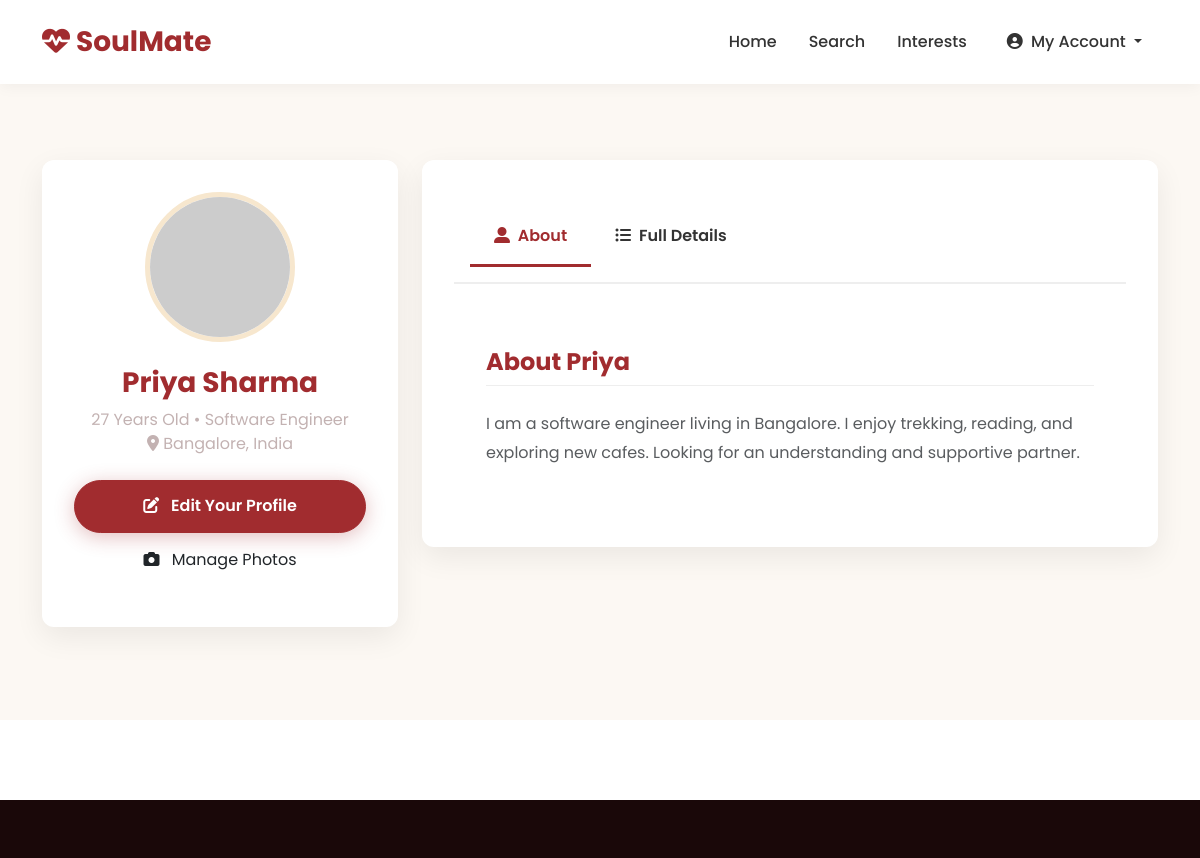
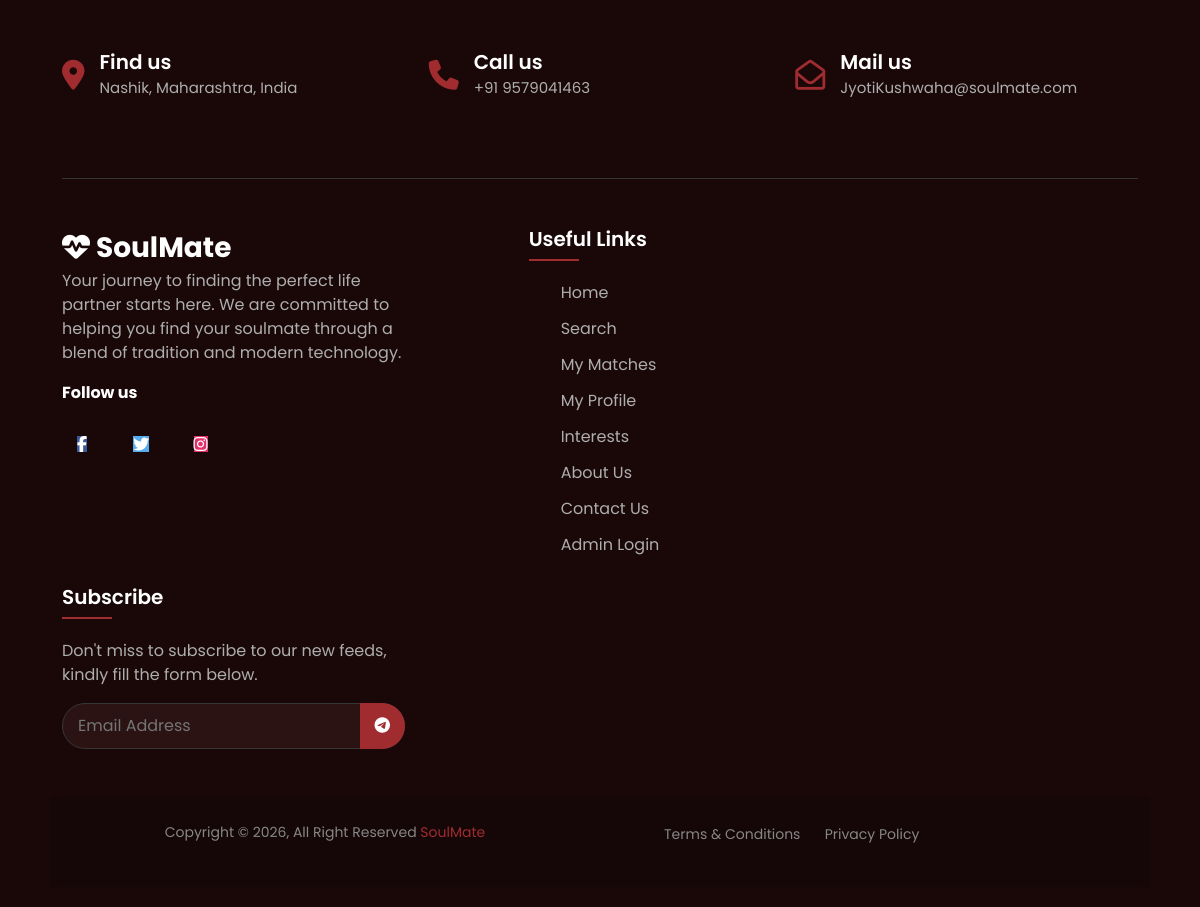
Page /profile.php?id=1 (signed in) on the committed database (2 pictures, top to bottom).
### tables this page shows
CREATE TABLE `users` (
  `id` int(11) NOT NULL AUTO_INCREMENT,
  `email` varchar(255) NOT NULL,
  `password` varchar(255) NOT NULL,
  `first_name` varchar(100) NOT NULL,
  `last_name` varchar(100) NOT NULL,
  `gender` enum('Male','Female','Other') NOT NULL,
  `dob` date NOT NULL,
  `phone_number` varchar(20) DEFAULT NULL,
  `religion` varchar(50) DEFAULT NULL,
  `caste` varchar(50) DEFAULT NULL,
  `education` varchar(100) DEFAULT NULL,
  `occupation` varchar(100) DEFAULT NULL,
  `annual_income` varchar(50) DEFAULT NULL,
  `marital_status` enum('Never Married','Divorced','Widowed','Awaiting Divorce') NOT NULL,
  `height_cm` int(11) DEFAULT NULL,
  `about_me` text DEFAULT NULL,
  `city` varchar(100) DEFAULT NULL,
  `state` varchar(100) DEFAULT NULL,
  `country` varchar(100) DEFAULT NULL,
  `profile_image` varchar(255) DEFAULT 'default.png',
  `registration_date` timestamp NOT NULL DEFAULT current_timestamp(),
  `profile_status` enum('Active','Inactive','Pending') NOT NULL DEFAULT 'Active',
  PRIMARY KEY (`id`),
  UNIQUE KEY `email` (`email`)
);

### includes/functions.php (called while the page is built, shortened)
<?php
function calculateAge($dob) {
    $birthDate = new DateTime($dob);
    $today = new DateTime('today');
    return $birthDate->diff($today)->y;
}
?>

### profile.php (the view, shortened to what this page needs)
<?php
require_once 'includes/header.php';
$profile_id = intval($_GET['id']);
$user_id = $_SESSION['user_id'];
$is_own_profile = ($profile_id == $user_id);
$stmt = $conn->prepare("SELECT * FROM users WHERE id = ? AND profile_status = 'Active'");
$stmt->bind_param("i", $profile_id);
$stmt->execute();
$result = $stmt->get_result();
$profile = $result->fetch_assoc();
$interest_status = null;
$age = calculateAge($profile['dob']);
$current_image = $profile['profile_image'];
if (filter_var($current_image, FILTER_VALIDATE_URL)) {
    $image_path = $current_image;
} else {
    if (file_exists('uploads/profiles/' . $current_image)) {
        $image_path = 'uploads/profiles/' . $current_image;
    } else {
        $image_path = 'uploads/profiles/default.png';
    }
}
?>
<div class="profile-page-container page-section">
    <div class="container">
        <div class="row">
            <div class="col-lg-4" data-aos="fade-right">
                <div class="profile-summary-card">
                    <img src="<?php echo htmlspecialchars($image_path); ?>"
                         onerror="this.onerror=null; this.src='https://placehold.co/400x400/F7E7CE/A12C2F?text=Photo';";
                         alt="Profile of <?php echo htmlspecialchars($profile['first_name']); ?>"
                         class="profile-image-large">
                    <h3 class="profile-name-large"><?php echo htmlspecialchars($profile['first_name'] . ' ' . $profile['last_name']); ?></h3>
                    <p class="profile-meta-large">
                        <?php echo $age; ?> Years Old • <?php echo htmlspecialchars($profile['occupation'] ?? 'N/A'); ?><br>
                        <i class="fas fa-map-marker-alt"></i> <?php echo htmlspecialchars($profile['city'] . ', ' . $profile['country']); ?>
                    </p>
                    <div class="d-grid gap-2">
                        <?php if ($is_own_profile): ?>
                            <a href="edit_profile.php" class="btn btn-primary-custom"><i class="fas fa-edit me-2"></i> Edit Your Profile</a>
                            <a href="manage_photos.php" class="btn btn-outline-primary-custom"><i class="fas fa-camera me-2"></i> Manage Photos</a>
                        <?php elseif ($interest_status == 'Sent'): ?>
                            <button id="sendInterestBtn" class="btn btn-outline-primary-custom" disabled>
                                <i class="fas fa-clock me-2"></i> Interest Sent
                            </button>
                        <?php elseif ($interest_status == 'Accepted'): ?>
                             <button class="btn btn-success-custom" disabled><i class="fas fa-check-circle me-2"></i> Matched!</button>
                        <?php else: ?>
                            <button id="sendInterestBtn" class="btn btn-primary-custom" onclick="sendInterest(<?php echo $profile_id; ?>)">
                                <i class="fas fa-heart me-2"></i> Send Interest
                            </button>
                        <?php endif; ?>
                    </div>
                </div>
            </div>
            <div class="col-lg-8" data-aos="fade-left" data-aos-delay="100">
                <div class="profile-details-main">
                    <ul class="nav nav-tabs profile-nav-tabs" id="profileTab" role="tablist">
                        <li class="nav-item" role="presentation">
                            <button class="nav-link active" id="about-tab" data-bs-toggle="tab" data-bs-target="#about" type="button" role="tab" aria-controls="about" aria-selected="true">
                                <i class="fas fa-user-alt me-1"></i> About
                            </button>
                        </li>
                        <li class="nav-item" role="presentation">
                            <button class="nav-link" id="details-tab" data-bs-toggle="tab" data-bs-target="#details" type="button" role="tab" aria-controls="details" aria-selected="false">
                                <i class="fas fa-list-ul me-1"></i> Full Details
                            </button>
                        </li>
                    </ul>
                    <div class="tab-content" id="profileTabContent">
                        <div class="tab-pane fade show active" id="about" role="tabpanel" aria-labelledby="about-tab">
                            <div class="profile-section">
                                <h4>About <?php echo htmlspecialchars($profile['first_name']); ?></h4>
                                <p class="text-muted" style="line-height: 1.8;">
                                    <?php echo nl2br(htmlspecialchars($profile['about_me'] ?? 'No information provided.')); ?>
                                </p>
                            </div>
                        </div>
                    </div>
                </div>
            </div>
        </div>
    </div>
</div>
<?php
require_once 'includes/footer.php';
?>

### assests/css/style.css (style rules this page uses)
:root { --primary-color: #A12C2F; --secondary-color: #F7E7CE; --accent-color: #D4AF37; --text-color: #333333; --light-text-color: #c3b2b2; --white-color: #FFFFFF; --light-bg: #FCF8F3; --font-family: 'Poppins', sans-serif; --border-radius: 12px; --shadow: 0 10px 30px rgba(0, 0, 0, 0.07); }
body { font-family: var(--font-family); background-color: var(--white-color); color: var(--text-color); }
h1, h2, h3, h4, h5, h6 { font-weight: 600; }
.btn-primary-custom { background-color: var(--primary-color); border-color: var(--primary-color); color: var(--white-color); font-weight: 600; padding: 0.85rem 2rem; border-radius: 50px; transition: all 0.3s ease; box-shadow: 0 4px 20px rgba(161, 44, 47, 0.3); }
.profile-page-container { background-color: var(--light-bg); }
.profile-summary-card { background-color: var(--white-color); border-radius: var(--border-radius); box-shadow: var(--shadow); padding: 2rem; text-align: center; position: sticky; top: 120px; }
.profile-summary-card .profile-image-large { width: 150px; height: 150px; object-fit: cover; border-radius: 50%; border: 5px solid var(--secondary-color); margin-bottom: 1.5rem; }
.profile-summary-card .profile-name-large { color: var(--primary-color); font-size: 1.75rem; font-weight: 700; margin-bottom: 0.5rem; }
.profile-summary-card .profile-meta-large { color: var(--light-text-color); margin-bottom: 1.5rem; }
.profile-details-main { background-color: var(--white-color); border-radius: var(--border-radius); box-shadow: var(--shadow); padding: 2rem; }
.profile-nav-tabs { border-bottom: 2px solid #eee; }
.profile-nav-tabs .nav-link { color: var(--text-color); font-weight: 600; border: none; border-bottom: 2px solid transparent; transition: all 0.3s ease; }
.profile-nav-tabs .nav-link.active { color: var(--primary-color); border-bottom: 2px solid var(--primary-color); background-color: transparent; }
.profile-section { margin-top: 2rem; }
.profile-section h4 { color: var(--primary-color); font-weight: 700; margin-bottom: 1.5rem; padding-bottom: 0.5rem; border-bottom: 1px solid #eee; }
section, .page-section { padding: 80px 0; }
.page-section { background-color: var(--light-bg); min-height: 80vh; }
.profile-details-main { background-color: var(--white-color); border-radius: var(--border-radius); box-shadow: var(--shadow); }
.profile-details-main .nav-tabs { padding: 1rem; }
.profile-nav-tabs .nav-link { color: var(--text-color); font-weight: 600; border: none; border-bottom: 3px solid transparent; transition: all 0.3s ease; padding: 1rem 1.5rem; }
.profile-nav-tabs .nav-link.active { color: var(--primary-color); border-bottom: 3px solid var(--primary-color); background-color: transparent; }
.profile-section { padding: 2rem; }

### rows in the picture
users: first_name+last_name "Priya Sharma", dob "27", occupation "Software Engineer", city+country "Bangalore, India", first_name "Priya", about_me "I am a software engineer living in Bangalore. I enjoy trekking, reading, and exploring new cafes. Looking for an understanding and supportive partner."
